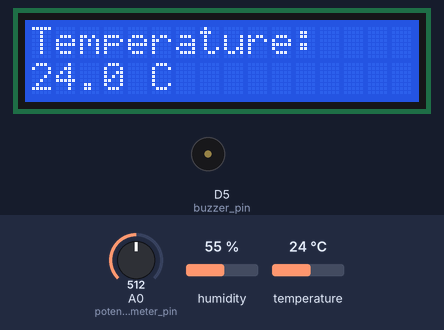
Recording of a sketch running on a simulated ESP8266 (NodeMCU). Shown: 16×2 character LCD, buzzer (waves = sounding). The test bench sets the inputs (shaded band); at power-on: A0 (potentiometer_pin) = 512, temperature 24 °C, humidity 55 %. What the sketch prints to the serial monitor is not drawn.

Above: at 3.3 s.
3.4 s: A0 (potentiometer_pin) set to 668
4.9 s: A0 (potentiometer_pin) set to 698
At 6.2 s:
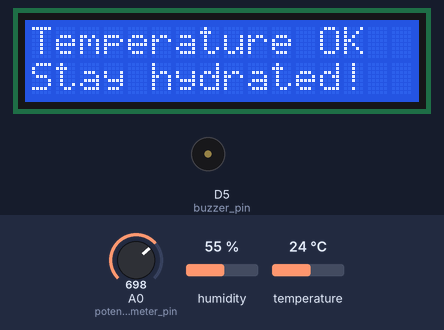
6.8 s: temperature set to 28 °C
13.7 s: temperature set to 31 °C
At 16.3 s:
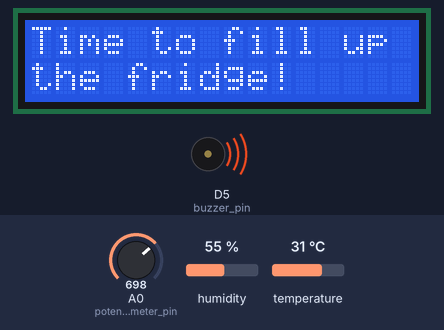
19.8 s: A0 (potentiometer_pin) set to 306
At 21.4 s:
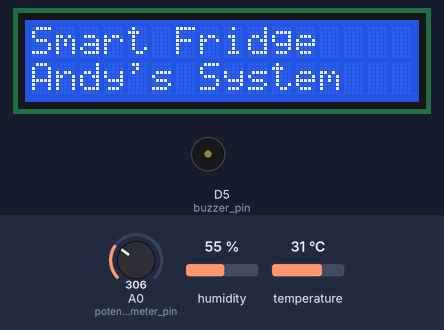
21.8 s: A0 (potentiometer_pin) set to 331
23.5 s: A0 (potentiometer_pin) set to 350
At 24.0 s:
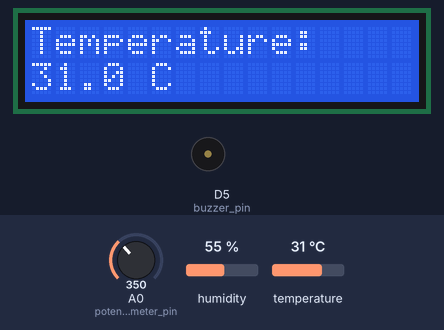
Timing chart, 0 to 26.1 s (numbered marks = the images above; inputs shaded):
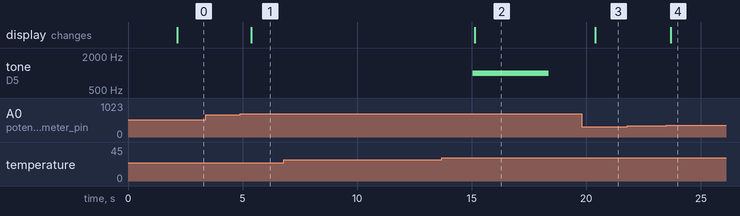

Measured:
- the behaviour switches between 682 and 683 on A0 (potentiometer_pin) (found by bisection; images 0 and 1)
- the behaviour switches between 29 and 30 °C on temperature (found by bisection; images 1 and 2)
- the behaviour switches between 341 and 342 on A0 (potentiometer_pin) (found by bisection; images 3 and 4)
- after the input at 3.4 s, every drawn part: stays the same
- after the input at 4.9 s, the display: changes after 0.49 s (image 1)
- after the input at 6.8 s, every drawn part: stays the same
- after the input at 13.7 s, tone on D5 (buzzer_pin): silent → 1000 Hz after 1.3 s, → silent 3.3 s later; the display: changes after 1.4 s (image 2)
- after the input at 19.8 s, the display: changes after 0.59 s (image 3)
- after the input at 21.8 s, every drawn part: stays the same
- after the input at 23.5 s, the display: changes after 0.20 s (image 4)

The sketch:

smart_fridge-bonus_task.ino
```cpp
#include <ESP8266WiFi.h>
#include <DHT.h>
#include <LiquidCrystal_I2C.h>

#define DHTTYPE DHT11

// Pin definitions
const int temp_hum_pin = D6;        // DHT11 sensor pin
const int buzzer_pin = D5;          // Buzzer pin
const int potentiometer_pin = A0;   // Potentiometer pin

// Temperature thresholds
const int HIGH_TEMP_THRESHOLD = 30;  // Temperature to trigger buzzer
const int LOW_TEMP_THRESHOLD = 29;   // Temperature to reset buzzer state

// Variables
float temperature = 0;
float humidity = 0;
int potValue = 0;
int displayMode = 1;  // 1, 2, or 3 for different LCD messages

// Buzzer control variables
bool buzzerTriggered = false;       // Flag to track if buzzer has been triggered
unsigned long buzzerStartTime = 0;  // Time when buzzer started
const unsigned long BUZZER_DURATION = 3000;  // Buzzer duration in milliseconds (3 seconds)
bool buzzerActive = false;          // Is buzzer currently active

// Initialize components
DHT dht(temp_hum_pin, DHTTYPE);
LiquidCrystal_I2C lcd(0x27, 16, 2);

void setup() {
  // Initialize serial communication
  Serial.begin(9600);
  Serial.println("Andy's Smart Fridge Water Reminder System");
  Serial.println("=========================================");

  // Initialize pins
  pinMode(buzzer_pin, OUTPUT);
  pinMode(potentiometer_pin, INPUT);
  digitalWrite(buzzer_pin, LOW);  // Ensure buzzer is off initially

  // Initialize DHT sensor
  dht.begin();

  // Initialize LCD
  lcd.init();
  lcd.backlight();

  // Display startup message
  lcd.setCursor(0, 0);
  lcd.print("Andy's Smart");
  lcd.setCursor(0, 1);
  lcd.print("Fridge System");
  delay(2000);
  lcd.clear();

  Serial.println("System initialized successfully!");
  Serial.println("Monitoring temperature...");
}

void loop() {
  // Read temperature and humidity from DHT11
  readTemperatureHumidity();

  // Handle buzzer logic for temperature alerts
  handleTemperatureAlert();

  // Read potentiometer and determine display mode
  readPotentiometerMode();

  // Update LCD display based on current mode
  updateLCDDisplay();

  // Print debug information to serial monitor
  printDebugInfo();

  // Small delay to prevent overwhelming the system
  delay(500);
}

void readTemperatureHumidity() {
  // Read values from DHT11 sensor
  float tempReading = dht.readTemperature();
  float humReading = dht.readHumidity();

  // Check if readings are valid
  if (isnan(tempReading) || isnan(humReading)) {
    Serial.println("Failed to read from DHT sensor!");
    return;
  }

  temperature = tempReading;
  humidity = humReading;
}

void handleTemperatureAlert() {
  unsigned long currentTime = millis();

  // Check if temperature exceeds threshold and buzzer hasn't been triggered yet
  if (temperature >= HIGH_TEMP_THRESHOLD && !buzzerTriggered) {
    // Start the buzzer
    tone(buzzer_pin, 1000);  // 1000 Hz tone
    buzzerTriggered = true;
    buzzerActive = true;
    buzzerStartTime = currentTime;
    Serial.println("🚨 ALERT: Temperature exceeded 30°C! Buzzer activated!");
    Serial.println("💧 Reminder: Time to fill up the fridge with water bottles!");
  }

  // Turn off buzzer after specified duration
  if (buzzerActive && (currentTime - buzzerStartTime >= BUZZER_DURATION)) {
    noTone(buzzer_pin);
    buzzerActive = false;
    Serial.println("🔇 Buzzer turned off after 3 seconds");
  }

  // Reset buzzer trigger when temperature drops below low threshold
  if (temperature < LOW_TEMP_THRESHOLD && buzzerTriggered) {
    buzzerTriggered = false;
    noTone(buzzer_pin);  // Ensure buzzer is off
    buzzerActive = false;
    Serial.println("✅ Temperature dropped below 29°C - Buzzer reset");
  }
}

void readPotentiometerMode() {
  // Read potentiometer value (0-1024)
  potValue = analogRead(potentiometer_pin);

  // Map potentiometer value to display modes (1, 2, 3)
  // 0-341: Mode 1, 342-682: Mode 2, 683-1024: Mode 3
  if (potValue <= 341) {
    displayMode = 1;
  } else if (potValue <= 682) {
    displayMode = 2;
  } else {
    displayMode = 3;
  }
}

void updateLCDDisplay() {
  lcd.clear();

  switch (displayMode) {
    case 1:
      // Welcome message
      lcd.setCursor(0, 0);
      lcd.print("Smart Fridge");
      lcd.setCursor(0, 1);
      lcd.print("Andy's System");
      break;

    case 2:
      // Temperature reading
      lcd.setCursor(0, 0);
      lcd.print("Temperature:");
      lcd.setCursor(0, 1);
      lcd.print(temperature, 1);  // Display with 1 decimal place
      lcd.print(" C");
      break;

    case 3:
      // Water reminder message (only when temperature > 30°C)
      lcd.setCursor(0, 0);
      if (temperature >= HIGH_TEMP_THRESHOLD) {
        lcd.print("Time to fill up");
        lcd.setCursor(0, 1);
        lcd.print("the fridge!");
      } else {
        lcd.print("Temperature OK");
        lcd.setCursor(0, 1);
        lcd.print("Stay hydrated!");
      }
      break;
  }
}

void printDebugInfo() {
  Serial.println("--- System Status ---");
  Serial.print("Temperature: ");
  Serial.print(temperature);
  Serial.println("°C");
  Serial.print("Humidity: ");
  Serial.print(humidity);
  Serial.println("%");
  Serial.print("Potentiometer: ");
  Serial.print(potValue);
  Serial.print(" (Mode: ");
  Serial.print(displayMode);
  Serial.println(")");
  Serial.print("Buzzer Status: ");
  if (buzzerActive) {
    Serial.println("ACTIVE");
  } else if (buzzerTriggered) {
    Serial.println("TRIGGERED (Cooling down)");
  } else {
    Serial.println("Ready");
  }

  // Display current LCD mode
  Serial.print("LCD Display: ");
  switch (displayMode) {
    case 1:
      Serial.println("Welcome Message");
      break;
    case 2:
      Serial.println("Temperature Reading");
      break;
    case 3:
      Serial.println("Water Reminder");
      break;
  }

  Serial.println("====================");
  Serial.println();
}
```
